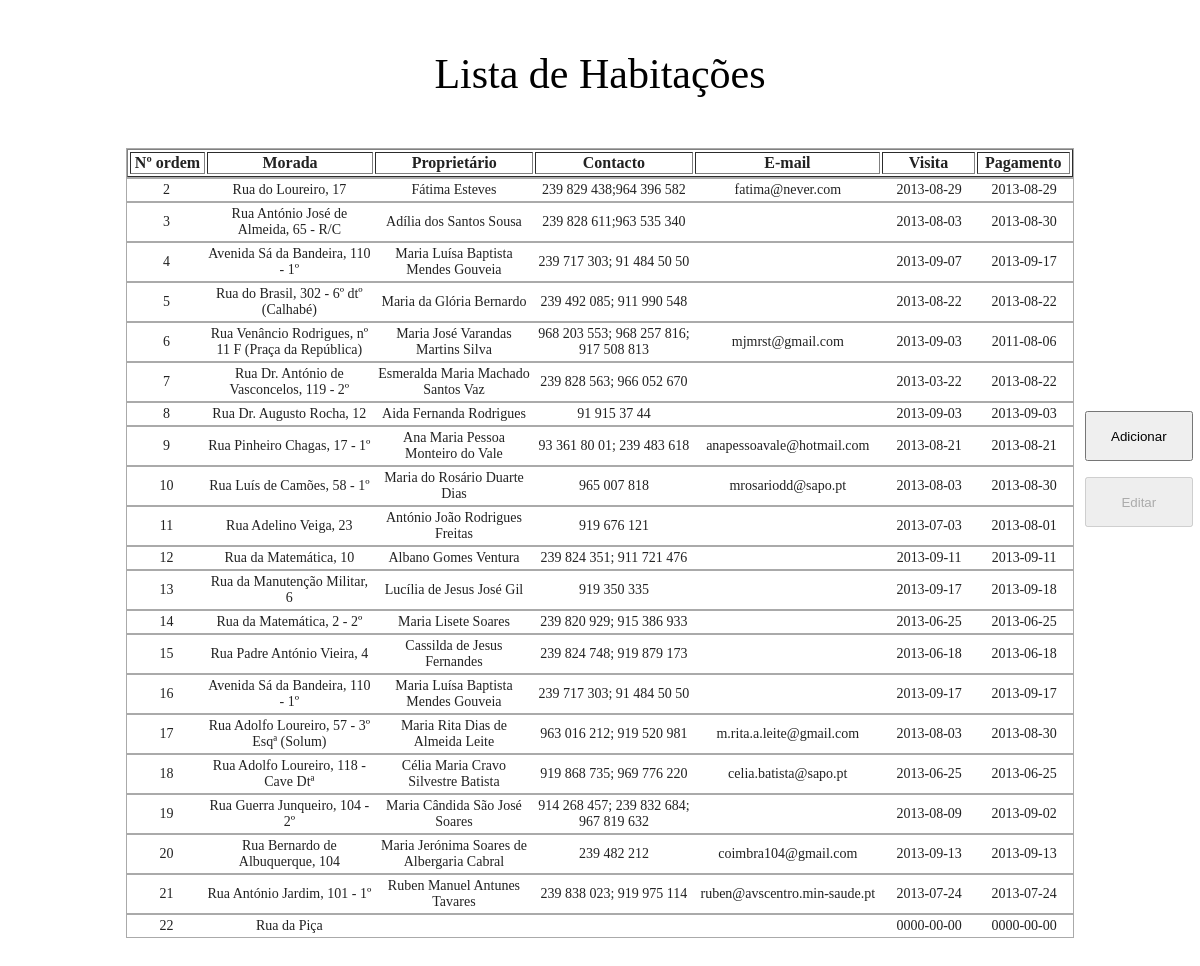
The page /site/admin/lista.php on the database as committed earlier.
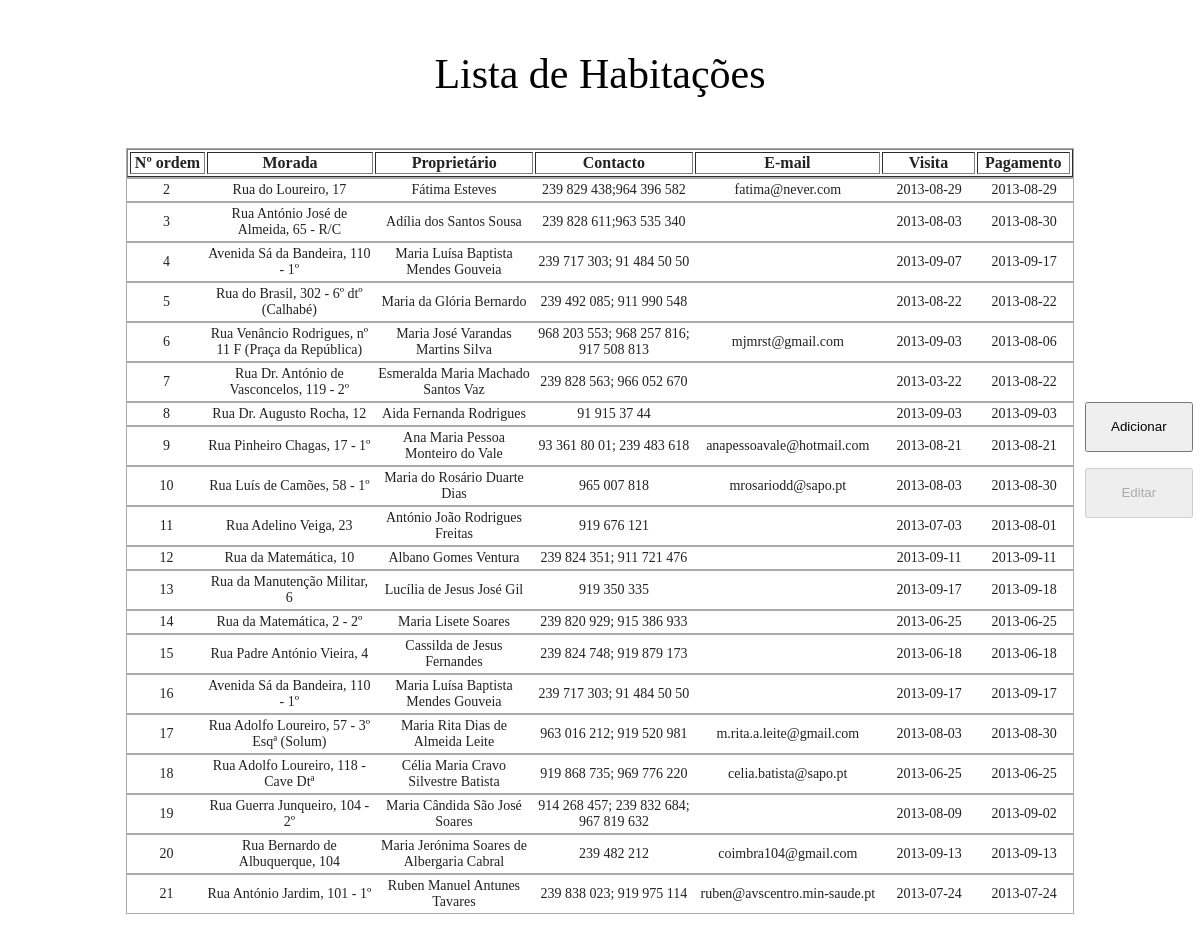
The same page on the database as committed later.
### tables this page shows
CREATE TABLE IF NOT EXISTS `ordens` (
  `ID` int(13) unsigned NOT NULL AUTO_INCREMENT,
  `Visivel` tinyint(1) NOT NULL,
  `Certificacao` tinyint(1) NOT NULL,
  `Senhorio` tinyint(1) NOT NULL,
  `Lavagem_roupa` tinyint(1) NOT NULL,
  `Mobilado` tinyint(1) NOT NULL,
  `Animais` tinyint(1) NOT NULL,
  `Visitas` tinyint(1) NOT NULL,
  `Agua` tinyint(1) NOT NULL,
  `Luz` tinyint(1) NOT NULL,
  `Gas` tinyint(1) NOT NULL,
  `Internet` tinyint(1) NOT NULL,
  `Outras_despesas` varchar(64) NOT NULL,
  `Morada` varchar(256) NOT NULL,
  `Zona` varchar(4) NOT NULL,
  `Proprietario` varchar(64) NOT NULL,
  `Contacto` varchar(64) NOT NULL,
  `Email` varchar(64) NOT NULL,
  `Inscricao_ano` year(4) NOT NULL,
  `Numero_pessoas` int(7) NOT NULL,
  `Min_meses` int(7) NOT NULL,
  `Sexo` set('Masculino','Feminino','Ambos') NOT NULL,
  `Cozinha` int(2) NOT NULL,
  `Casa_de_banho` int(2) NOT NULL,
  `Dimensoes` int(2) NOT NULL,
  `Estado_casa` int(2) NOT NULL,
  `Avaliador` varchar(64) NOT NULL,
  `Tipo` set('Apartamento','Quarto','Residencia','Republica') NOT NULL,
  `Visita` date NOT NULL,
  `Pagamento` date NOT NULL,
  PRIMARY KEY (`ID`)
);

### site/lib/QuickSQL.php (called while the page is built, shortened)
<?
	class QuickSQL {
		function __construct($db, $user, $password) {
			if (!$this->connection = mysql_connect('localhost', $user, $password))
				return $this->loginFailed = true;
			$tables = $this->Query('SHOW TABLES');
		}
		function Query($query) {
			if (!$result = mysql_query($query, $this->connection))
				$this->Error(mysql_error() . '<br>Query: ' . $query);
			return $result;
		}
	}
	class QuickSQLTable {
		function __construct($db, $name) {
			$this->name = $name;
			$this->db = $db;
		}
		function Find($fields, $cond) {
			$result = $this->Select($fields, $cond);
			$array = array();
			while ($entry = mysql_fetch_assoc($result))
				$array[] = $entry;
			return $array;
		}
		function Select($fields, $cond) {
			return $this->Query("SELECT $fields FROM $this->name $cond");
		}
		function Query($query) {
			return $this->db->Query($query);
		}
	}
?>

### site/database.php (called while the page is built, shortened)
<?
	require 'lib/QuickSQL.php';
    new QuickSQL('alocoimbra', 'root', 'root');
?>

### site/admin/lista.php (the view, shortened to what this page needs)
<? require '../database.php'; ?>
<!DOCTYPE html PUBLIC "-//W3C//DTD XHTML 1.0 Transitional//EN" "https://www.w3.org/TR/xhtml1/DTD/xhtml1-transitional.dtd">
<html xmlns="https://www.w3.org/1999/xhtml">
    <head>
        <link rel="stylesheet" href="https://code.jquery.com/ui/1.10.3/themes/smoothness/jquery-ui.css">
        <link href="/css/admin.css" rel="stylesheet" type="text/css" />
    </head>
    <body>
        <div class="menu-lateral">
            <p>
                <input type='button' id='add' value='Adicionar' onclick="window.location='adicionar';">
            </p>
            <p>
                <input type='submit' id='edit' value='Editar' onclick="window.location='editar/' + selection;" disabled>
            </p>
        </div>
        <div class="lista">
            <center>
                <p>Lista de Habitações</p>
            </center>
            <div class="ui-widget-content">
                <table border="1">
                    <tr>
                        <td class="pri"><b>Nº ordem</b></td>
                        <td class="sec"><b>Morada</b></td>
                        <td class="ter"><b>Proprietário</b></td>
                        <td class="qua"><b>Contacto</b></td>
                        <td class="qui"><b>E-mail</b></td>
                        <td class="sex"><b>Visita</b></td>
                        <td class="set"><b>Pagamento</b></td>
                    </tr>
                </table>
            </div>
            <ol id="selectable">
                <? foreach ($ordens->Find('*', '') as $ordem) { ?>
                    <li class="ui-widget-content">
                        <table>
                            <tr>
                                <td class="pri"><?= $ordem['ID'] + 1 ?></td>
                                <td class="sec"><?= $ordem['Morada'] ?></td>
                                <td class="ter"><?= $ordem['Proprietario'] ?></td>
                                <td class="qua"><?= $ordem['Contacto'] ?></td>
                                <td class="qui"><?= $ordem['Email'] ?></td>
                                <td class="sex"><?= $ordem['Visita'] ?></td>
                                <td class="set"><?= $ordem['Pagamento'] ?></td>
                            </tr>
                        </table>
                    </li>
                <? } ?>
            </ol>
        </div>
    </body>
</html>

Rows that differ between the two databases and show on the page:
removed ordens: $ordem['ID'] + 1 "22", Morada "Rua da Piça", Visita "0000-00-00", Pagamento "0000-00-00"
changed ordens "Rua Venâncio Rodrigues, nº 11 F (Praça da República)": Pagamento "2011-08-06" → "2013-08-06"
